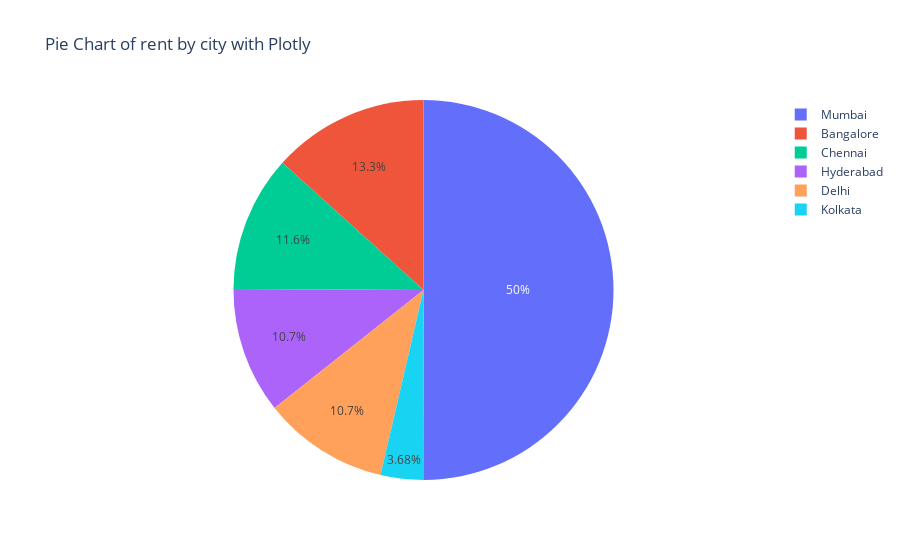

Notebook source saved alongside this figure:
### Code cell
px.pie(data_frame=rent_data, values='Rent', names='City', title='Pie Chart of rent by city with Plotly')

### Figure 1 — Plotly figure (JSON) as saved in the notebook; plotly's stock layout.template omitted (floating-point values rounded to 4 significant figures; data arrays with more than 128 entries replaced by an {"elided": "..."} marker saying what was removed)
{"data": [{"domain": {"x": [0, 1], "y": [0, 1]}, "hovertemplate": "City=%{label}<br>Rent=%{value}<extra></extra>", "labels": {"elided": "4742 str values"}, "legendgroup": "", "name": "", "showlegend": true, "type": "pie", "values": {"elided": "4742 int values"}}], "layout": {"legend": {"tracegroupgap": 0}, "title": {"text": "Pie Chart of rent by city with Plotly"}}}
